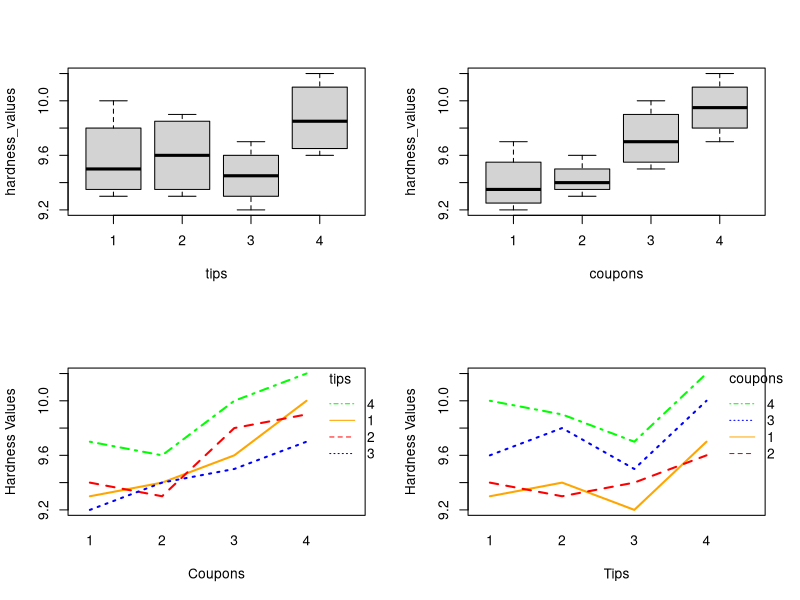

Write R code to recreate this figure.
## ---- chunk 1
  tips <- rep(1:4, times = 4)
  coupons <- rep(1:4, each = 4)
  hardness_values <- c(9.3, 9.4, 9.2, 9.7, 
                     9.4, 9.3, 9.4, 9.6, 
                     9.6, 9.8, 9.5, 10.0, 
                     10.0, 9.9, 9.7, 10.2)
  dataframe <- data.frame(Coupon = coupons, Tip = tips, Hardness = hardness_values)
  random_order <- sample(1:16, size = 16, replace = FALSE)
  df <- data.frame(dataframe, random_order)
  df
## ---- chunk 2
par(mfrow=c(2,2))
boxplot(hardness_values~tips,data=df)
boxplot(hardness_values~coupons,data=df)
# Interaction shows up as nonparallel curves.  
interaction.plot(coupons,tips,hardness_values,ylab="Hardness Values",
        xlab="Coupons",col=c("orange","red","blue","green"),lty=c(1:4),lwd=2) 

interaction.plot(tips,coupons, hardness_values,ylab="Hardness Values",
                 xlab="Tips",col=c("orange","red","blue","green"),lty=c(1:4),lwd=2) 
## ---- chunk 3
Coupon <- as.factor(df$Coupon)  # Convert to factor
Tip <- as.factor(df$Tip)  # Convert to factor
Hardness=as.vector(unlist(hardness_values))
mod.full=lm(Hardness~Coupon+Tip)   # full model
anova(mod.full)
## ---- chunk 4
mean_hardness <- aggregate(Hardness ~ Tip, data = df, FUN = mean)
print(mean_hardness)
## ---- chunk 5
predicted_hardness_32 <- predict(mod.full, newdata = data.frame(Coupon = factor(3), Tip = factor(2)))
predicted_hardness_32
## ---- chunk 6
predicted_hardness_14 <- predict(mod.full, newdata = data.frame(Coupon = factor(1), Tip = factor(4)))
predicted_hardness_14
## ---- chunk 7
anova_mod2 <- aov(Hardness ~ Tip)
summary(anova_mod2)
## ---- chunk 8
# Load the data
crops_data <- read.table("crops.txt", header = TRUE)
head(crops_data,5)
## ---- chunk 9
County <- factor(crops_data$County, 
                 levels = c(1, 2, 3, 4),
                 labels = c("C1", "C2", "C3", "C4"))
Related <- factor(crops_data$Related)
Size <- crops_data$Size
Crops <- crops_data$Crops
crop_df=data.frame(County,Related,Size,Crops)
crop_df
# Perform two-way ANOVA
mod.full=lm(Crops~County*Related)   # full model
anova(mod.full)
summary(mod.full)
## ---- chunk 10
# Make the prediction using the ANOVA model
county3_yes <- predict(mod.full, newdata = data.frame(County = 'C3', Related = "no"))
county3_yes
## ---- chunk 11
mod1=lm(Crops~Size*County+Related)
anova(mod1)
## ---- chunk 12
mod2=lm(Crops~Size*Related+County)
anova(mod2)
## ---- chunk 13
mod3=lm(Crops~Size+Related+County)
anova(mod3)
summary(mod3)
## ---- chunk 14
mod4=lm(Crops~Size*County)
anova(mod4)
summary(mod4)
## ---- chunk 15
mod5=lm(Crops~Size+County)
anova(mod5)
summary(mod5)
## ---- chunk 16
anova(mod5,mod3,mod4, mod2, mod1)
## ---- chunk 17
# Use the final model from (b) to make predictions
county2_yes_165 <- predict(mod4, 
                           newdata = data.frame(County = "C2", Related = "yes", Size = 165))
county2_yes_165
## ---- chunk 18
# Extract the residual standard error (RSE)
rse <- summary(mod4)$sigma
# Estimate the error variance (sigma^2)
error_variance <- rse^2
error_variance
## ---- chunk 19
# Load the required libraries
library(MASS)      # For the Boston dataset
library(glmnet)    # For LASSO implementation

# Load the Boston dataset
data("Boston")

# Remove categorical variables 'chas' and 'rad'
boston_data <- Boston[, !(names(Boston) %in% c("chas", "rad"))]
head(boston_data,5)
## ---- chunk 20
# Set seed for reproducibility
set.seed(123)

# Define the response (medv) and predictor variables
response <- boston_data$medv
predictors <- as.matrix(boston_data[, -which(names(boston_data) == "medv")])

# Split the data into training and testing sets (70% train, 30% test)
train_indices <- sample(1:nrow(boston_data), nrow(boston_data) * 0.7)
train_x <- predictors[train_indices, ]
train_y <- response[train_indices]
test_x <- predictors[-train_indices, ]
test_y <- response[-train_indices]
## ---- chunk 21
# Fit LASSO model using cross-validation
lasso_model <- cv.glmnet(train_x, train_y, alpha = 1)  # alpha=1 indicates LASSO

# Lambda values
lambda_min <- lasso_model$lambda.min
lambda_1se <- lasso_model$lambda.1se

# Coefficients for the selected lambda
lasso_coefs <- coef(lasso_model, s = "lambda.1se")
print(lasso_coefs)
## ---- chunk 22
# Predict on the test data using the lambda.1se
lasso_pred <- predict(lasso_model, s = "lambda.1se", newx = test_x)

# Calculate Mean Squared Error (MSE) for LASSO
lasso_mse <- mean((lasso_pred - test_y)^2)
print(paste("LASSO Test MSE:", lasso_mse))
## ---- chunk 23
# Fit a full linear model
full_model <- lm(medv ~ ., data = boston_data[train_indices, ])

# Predict on the test data
full_pred <- predict(full_model, newdata = as.data.frame(test_x))

# Calculate Mean Squared Error (MSE) for full model
full_mse <- mean((full_pred - test_y)^2)
print(paste("Full Model Test MSE:", full_mse))
